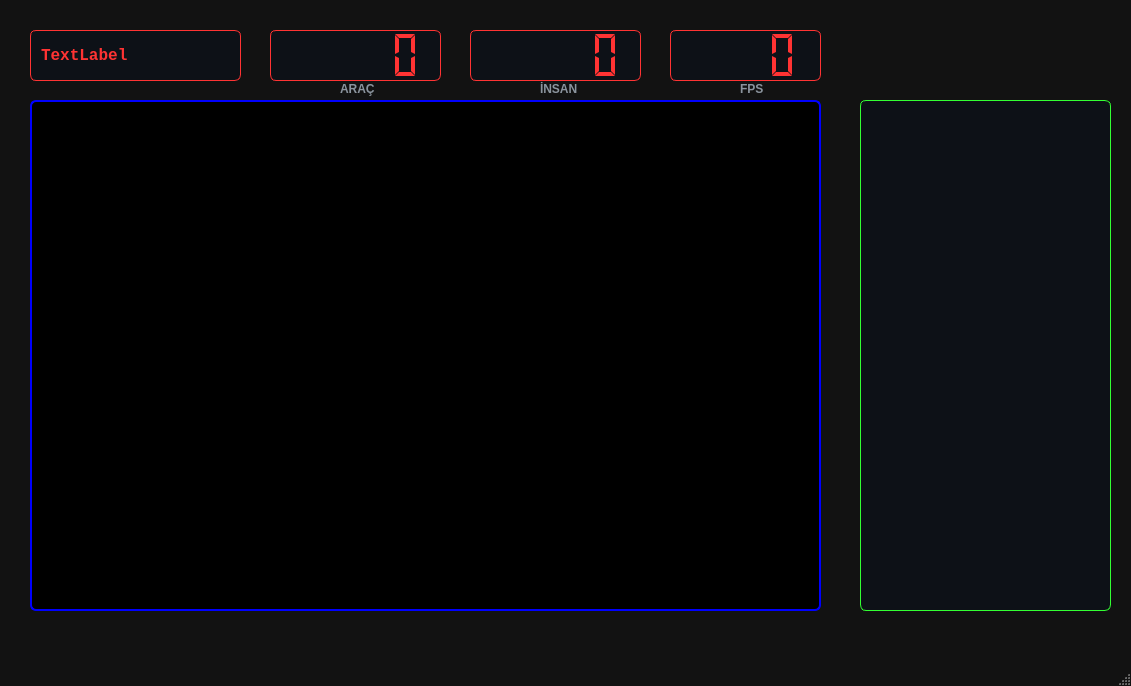
<?xml version="1.0" encoding="UTF-8"?>
<ui version="4.0">
 <class>ObjectDetect</class>
 <widget class="QMainWindow" name="ObjectDetect">
  <property name="geometry">
   <rect>
    <x>0</x>
    <y>0</y>
    <width>1131</width>
    <height>686</height>
   </rect>
  </property>
  <property name="sizePolicy">
   <sizepolicy hsizetype="Fixed" vsizetype="Fixed">
    <horstretch>0</horstretch>
    <verstretch>0</verstretch>
   </sizepolicy>
  </property>
  <property name="minimumSize">
   <size>
    <width>906</width>
    <height>0</height>
   </size>
  </property>
  <property name="contextMenuPolicy">
   <enum>Qt::PreventContextMenu</enum>
  </property>
  <property name="windowTitle">
   <string>ObjectDetect - Yer Kontrol İstasyonu</string>
  </property>
  <property name="styleSheet">
   <string notr="true">/* --- ANA PENCERE --- */
QMainWindow {
    background-color: #121212; /* Modern Dark Tema */
}

/* --- ÜST TAKIM (LCD SAYAÇLAR + TARİH) --- */
QLCDNumber, QLabel#labelDate {
    background-color: #0d1117;  /* YENİ: Listeyle AYNI arka plan rengi */
    color: #ff3333;             /* YAZI: Kırmızı (Aynen kaldı) */
    border: 1px solid #ff3333;  /* ÇERÇEVE: Kırmızı (Aynen kaldı) */
    border-radius: 6px;         
}

/* --- TARİH KUTUSU ÖZEL AYAR --- */
QLabel#labelDate {
    font-family: &quot;Consolas&quot;, &quot;Courier New&quot;;
    font-weight: bold;
    font-size: 16px;
    padding: 5px; 
}

/* --- KAMERA ALANI --- */
QLabel#labelKamera {
    background-color: #000000; 
    border: 2px solid #0000ff;  /* ÇERÇEVE: Kırmızı */
    border-radius: 6px;
}

/* --- YAN LİSTE (LOG EKRANI - YEŞİL) --- */
QListWidget {
    background-color: #0d1117;  /* REFERANS RENGİMİZ BU */
    color: #33ff33;             
    border: 1px solid #33ff33;  
    border-radius: 6px;
    font-family: &quot;Consolas&quot;;
    font-size: 11px;
    outline: none;
}

/* --- SAYAÇ BAŞLIKLARI --- */
QLabel {
    color: #8b949e; 
    font-family: &quot;Arial&quot;;
    font-weight: bold;
    font-size: 12px;
    border: none;   
    background-color: transparent;
}

/* --- BUTONLAR --- */
QPushButton {
    background-color: transparent;
    border: none;
    border-radius: 3px;
    padding: 5px;
}

/* Hover - KIRMIZI PARLAMA */
QPushButton:hover {
    background-color: rgba(255, 51, 51, 0.1); 
}

QPushButton:pressed {
    color: #ffffff;
}</string>
  </property>
  <widget class="QWidget" name="centralwidget">
   <property name="sizePolicy">
    <sizepolicy hsizetype="Expanding" vsizetype="Expanding">
     <horstretch>0</horstretch>
     <verstretch>0</verstretch>
    </sizepolicy>
   </property>
   <widget class="QLabel" name="labelKamera">
    <property name="geometry">
     <rect>
      <x>30</x>
      <y>100</y>
      <width>791</width>
      <height>511</height>
     </rect>
    </property>
    <property name="sizePolicy">
     <sizepolicy hsizetype="Maximum" vsizetype="Maximum">
      <horstretch>0</horstretch>
      <verstretch>0</verstretch>
     </sizepolicy>
    </property>
    <property name="styleSheet">
     <string notr="true"/>
    </property>
    <property name="text">
     <string/>
    </property>
    <property name="alignment">
     <set>Qt::AlignCenter</set>
    </property>
   </widget>
   <widget class="QLCDNumber" name="lcdArac">
    <property name="geometry">
     <rect>
      <x>270</x>
      <y>30</y>
      <width>171</width>
      <height>51</height>
     </rect>
    </property>
    <property name="styleSheet">
     <string notr="true"/>
    </property>
    <property name="segmentStyle">
     <enum>QLCDNumber::Flat</enum>
    </property>
   </widget>
   <widget class="QLCDNumber" name="lcdInsan">
    <property name="geometry">
     <rect>
      <x>470</x>
      <y>30</y>
      <width>171</width>
      <height>51</height>
     </rect>
    </property>
    <property name="styleSheet">
     <string notr="true"/>
    </property>
    <property name="segmentStyle">
     <enum>QLCDNumber::Flat</enum>
    </property>
   </widget>
   <widget class="QLCDNumber" name="lcdFPS">
    <property name="geometry">
     <rect>
      <x>670</x>
      <y>30</y>
      <width>151</width>
      <height>51</height>
     </rect>
    </property>
    <property name="digitCount">
     <number>4</number>
    </property>
    <property name="segmentStyle">
     <enum>QLCDNumber::Flat</enum>
    </property>
   </widget>
   <widget class="QLabel" name="labelDate">
    <property name="geometry">
     <rect>
      <x>30</x>
      <y>30</y>
      <width>211</width>
      <height>51</height>
     </rect>
    </property>
    <property name="sizePolicy">
     <sizepolicy hsizetype="Maximum" vsizetype="Maximum">
      <horstretch>0</horstretch>
      <verstretch>0</verstretch>
     </sizepolicy>
    </property>
    <property name="font">
     <font>
      <family>Consolas</family>
      <pointsize>-1</pointsize>
      <weight>75</weight>
      <bold>true</bold>
     </font>
    </property>
    <property name="text">
     <string>TextLabel</string>
    </property>
    <property name="textFormat">
     <enum>Qt::PlainText</enum>
    </property>
   </widget>
   <widget class="QLabel" name="lblArac">
    <property name="geometry">
     <rect>
      <x>340</x>
      <y>80</y>
      <width>67</width>
      <height>17</height>
     </rect>
    </property>
    <property name="text">
     <string>ARAÇ</string>
    </property>
   </widget>
   <widget class="QLabel" name="lblInsan">
    <property name="geometry">
     <rect>
      <x>540</x>
      <y>80</y>
      <width>67</width>
      <height>17</height>
     </rect>
    </property>
    <property name="text">
     <string>İNSAN</string>
    </property>
   </widget>
   <widget class="QLabel" name="lblFPS">
    <property name="geometry">
     <rect>
      <x>740</x>
      <y>80</y>
      <width>67</width>
      <height>17</height>
     </rect>
    </property>
    <property name="text">
     <string>FPS</string>
    </property>
   </widget>
   <widget class="QListWidget" name="listWidget">
    <property name="geometry">
     <rect>
      <x>860</x>
      <y>100</y>
      <width>251</width>
      <height>511</height>
     </rect>
    </property>
    <property name="sizePolicy">
     <sizepolicy hsizetype="Ignored" vsizetype="Expanding">
      <horstretch>0</horstretch>
      <verstretch>0</verstretch>
     </sizepolicy>
    </property>
    <property name="minimumSize">
     <size>
      <width>150</width>
      <height>300</height>
     </size>
    </property>
    <property name="focusPolicy">
     <enum>Qt::NoFocus</enum>
    </property>
    <property name="styleSheet">
     <string notr="true"/>
    </property>
    <property name="selectionMode">
     <enum>QAbstractItemView::NoSelection</enum>
    </property>
   </widget>
   <widget class="QPushButton" name="snapshot">
    <property name="geometry">
     <rect>
      <x>960</x>
      <y>20</y>
      <width>60</width>
      <height>60</height>
     </rect>
    </property>
    <property name="sizePolicy">
     <sizepolicy hsizetype="Minimum" vsizetype="Minimum">
      <horstretch>0</horstretch>
      <verstretch>0</verstretch>
     </sizepolicy>
    </property>
    <property name="minimumSize">
     <size>
      <width>60</width>
      <height>60</height>
     </size>
    </property>
    <property name="maximumSize">
     <size>
      <width>60</width>
      <height>60</height>
     </size>
    </property>
    <property name="font">
     <font>
      <family>Liberation Sans</family>
      <pointsize>14</pointsize>
      <weight>75</weight>
      <bold>true</bold>
     </font>
    </property>
    <property name="text">
     <string/>
    </property>
    <property name="icon">
     <iconset>
      <normaloff>../../../Downloads/camera.png</normaloff>../../../Downloads/camera.png</iconset>
    </property>
    <property name="iconSize">
     <size>
      <width>60</width>
      <height>60</height>
     </size>
    </property>
   </widget>
   <widget class="QPushButton" name="btnRecord">
    <property name="geometry">
     <rect>
      <x>872</x>
      <y>21</y>
      <width>60</width>
      <height>60</height>
     </rect>
    </property>
    <property name="sizePolicy">
     <sizepolicy hsizetype="Minimum" vsizetype="Minimum">
      <horstretch>0</horstretch>
      <verstretch>0</verstretch>
     </sizepolicy>
    </property>
    <property name="minimumSize">
     <size>
      <width>60</width>
      <height>60</height>
     </size>
    </property>
    <property name="maximumSize">
     <size>
      <width>60</width>
      <height>60</height>
     </size>
    </property>
    <property name="styleSheet">
     <string notr="true"/>
    </property>
    <property name="text">
     <string/>
    </property>
    <property name="icon">
     <iconset>
      <normaloff>../../../Downloads/play.png</normaloff>../../../Downloads/play.png</iconset>
    </property>
    <property name="iconSize">
     <size>
      <width>60</width>
      <height>60</height>
     </size>
    </property>
   </widget>
   <widget class="QPushButton" name="btnEoir">
    <property name="geometry">
     <rect>
      <x>1050</x>
      <y>20</y>
      <width>60</width>
      <height>60</height>
     </rect>
    </property>
    <property name="sizePolicy">
     <sizepolicy hsizetype="Minimum" vsizetype="Minimum">
      <horstretch>0</horstretch>
      <verstretch>0</verstretch>
     </sizepolicy>
    </property>
    <property name="minimumSize">
     <size>
      <width>60</width>
      <height>60</height>
     </size>
    </property>
    <property name="maximumSize">
     <size>
      <width>60</width>
      <height>60</height>
     </size>
    </property>
    <property name="styleSheet">
     <string notr="true"/>
    </property>
    <property name="text">
     <string/>
    </property>
    <property name="icon">
     <iconset>
      <normaloff>../../../Downloads/blur.png</normaloff>../../../Downloads/blur.png</iconset>
    </property>
    <property name="iconSize">
     <size>
      <width>60</width>
      <height>60</height>
     </size>
    </property>
   </widget>
  </widget>
  <widget class="QMenuBar" name="menubar">
   <property name="geometry">
    <rect>
     <x>0</x>
     <y>0</y>
     <width>1131</width>
     <height>22</height>
    </rect>
   </property>
  </widget>
  <widget class="QStatusBar" name="statusbar"/>
 </widget>
 <resources/>
 <connections/>
</ui>
